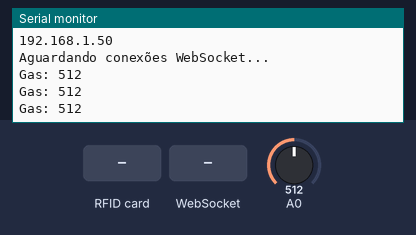
Recording of a sketch running on a simulated ESP8266 (NodeMCU). Parts: the last lines printed to the serial monitor. The test bench sets the inputs (shaded band); at power-on: A0 = 512. WiFi joins after 1.5 s; servers stay silent unless stated.

Above: at 2.7 s.
2.8 s: RFID card 5E 7A 19 C4 held to the reader
At 3.4 s:
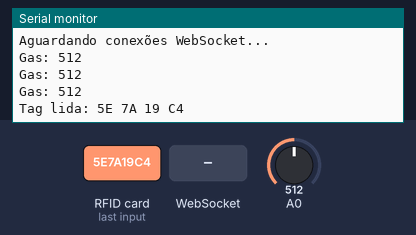
4.6 s: WebSocket text "1" received
6.1 s: A0 set to 716
At 6.6 s:
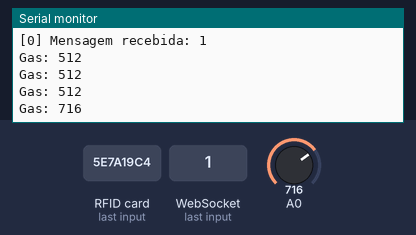
7.6 s: A0 set to 900
At 8.2 s:
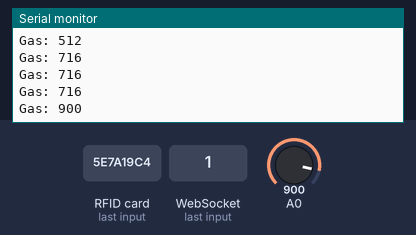
Timing chart, 0 to 10.1 s (numbered marks = the images above; inputs shaded):
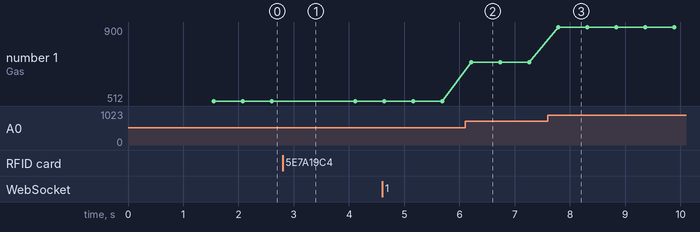

Measured:
- after the input at 2.8 s, the serial monitor: prints a new line after 0.31 s (image 1)
- after the input at 6.1 s, the serial monitor: prints a new line after 0.11 s (image 2)
- after the input at 7.6 s, the serial monitor: prints a new line after 0.19 s (image 3)
- plotted number 1: 512 → 716 after the input at 6.1 s, 716 → 900 after the input at 7.6 s

The sketch:

WebSocketRFID.ino
```cpp
/*#include <ESP8266WiFi.h>
#include <WebSocketsServer.h>

const char* ssid = "HackaTruckIoT";
const char* password = "iothacka";

WebSocketsServer webSocket(81);

void setup() {
  Serial.begin(115200);

  WiFi.begin(ssid, password);

  while (WiFi.status() != WL_CONNECTED) {
    delay(500);
  }

  Serial.print("IP: ");
  Serial.println(WiFi.localIP());

  webSocket.begin();
}

void loop() {
  webSocket.loop();

  int umidade = analogRead(A0);

  String json = "{\"umidade\":" + String(umidade) + "}";
   Serial.print("IP: ");
     Serial.println(WiFi.localIP());


  webSocket.broadcastTXT(json);

  Serial.println(json);

  delay(2000);
}*/

#include <ESP8266WiFi.h>
#include <WebSocketsServer.h>
#include <SPI.h>
#include <MFRC522.h>

const char* ssid = "HackaTruckIoT";
const char* password = "iothacka";

#define RST_PIN D4
#define SS_PIN  D8

MFRC522 mfrc522(SS_PIN, RST_PIN);
WebSocketsServer webSocket = WebSocketsServer(81);

void webSocketEvent(uint8_t num, WStype_t type, uint8_t * payload, size_t length) {
    switch(type) {
        case WStype_DISCONNECTED:
            Serial.printf("[%u] Desconectado!\n", num);
            break;

        case WStype_CONNECTED: {
            IPAddress ip = webSocket.remoteIP(num);
            Serial.printf("[%u] Conectado de %d.%d.%d.%d\n", num, ip[0], ip[1], ip[2], ip[3]);
            break;
        }

        case WStype_TEXT:
            Serial.printf("[%u] Mensagem recebida: %s\n", num, payload);
            break;
    }
}

void setup() {

    Serial.begin(115200);

    SPI.begin();
    mfrc522.PCD_Init();

    WiFi.begin(ssid, password);

    Serial.print("Conectando ao Wi-Fi");
    while (WiFi.status() != WL_CONNECTED) {
        delay(500);
        Serial.print(".");
    }

    Serial.println("\nWiFi conectado! IP:");
    Serial.println(WiFi.localIP());

    webSocket.begin();
    webSocket.onEvent(webSocketEvent);

    Serial.println("Aguardando conexões WebSocket...");
}

void loop() {

    webSocket.loop();

    int valorGas = analogRead(A0);

    Serial.print("Gas: ");
    Serial.println(valorGas);

    // Envia só o valor do gás pelo WebSocket
    String gasString = String(valorGas);
    webSocket.broadcastTXT(gasString);

    /*int valorSom = analogRead(A0);

    Serial.print("Som: ");
    Serial.println(valorSom);

    String somString = String(valorSom);
    webSocket.broadcastTXT(somString);*/

    delay(500);

    if (!mfrc522.PICC_IsNewCardPresent()) {
        return;
    }

    if (!mfrc522.PICC_ReadCardSerial()) {
        return;
    }

    String uidString = "";

    for (byte i = 0; i < mfrc522.uid.size; i++) {
        uidString += String(mfrc522.uid.uidByte[i] < 0x10 ? "0" : "");
        uidString += String(mfrc522.uid.uidByte[i], HEX);

        if (i < mfrc522.uid.size - 1) {
            uidString += " ";
        }
    }

    uidString.toUpperCase();

    Serial.print("Tag lida: ");
    Serial.println(uidString);

    // Envia o UID da tag também pelo WebSocket
    webSocket.broadcastTXT(uidString);

    mfrc522.PICC_HaltA();
    mfrc522.PCD_StopCrypto1();

    delay(1000);
}
```
